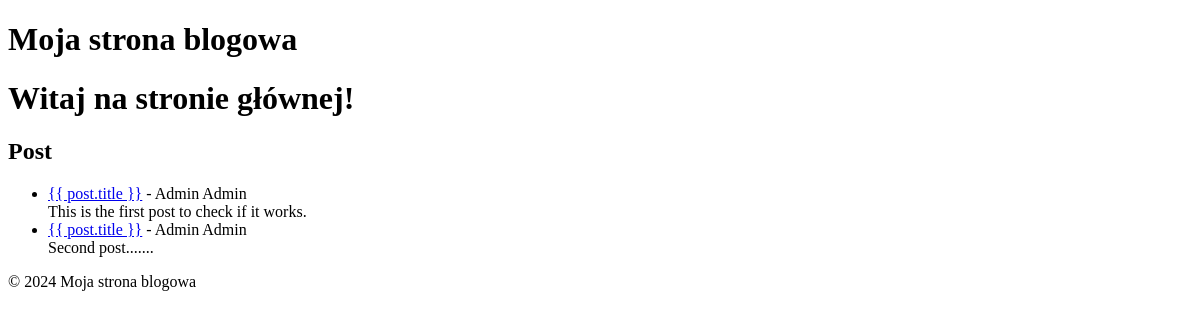
/, run on an earlier commit of the app's database.
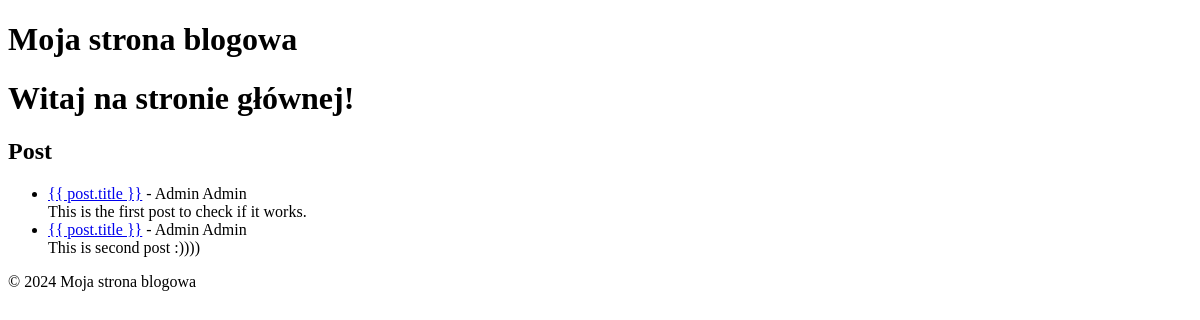
And on a later commit of the database.
### theblog/models.py (models this page shows, shortened)
class Post(models.Model):
    title = models.CharField(max_length=255)
    author = models.ForeignKey(User, on_delete=models.CASCADE)
    body = models.TextField()
    created_at = models.DateTimeField(default=timezone.now)
    updated_at = models.DateTimeField(auto_now=True)
    is_public = models.BooleanField(default=True)
    password = models.CharField(max_length=50, blank=True, null=True)
    image = models.ImageField(upload_to='images/', null=True, blank=True)
    media_link = models.URLField(max_length=200, null=True, blank=True)

### theblog/views.py (the view)
# urls.py: path('', HomeView.as_view(), name="home"),
class HomeView(ListView):
    model = Post
    template_name = 'home.html'

### theblog/templates/home.html (shortened to what this page needs)
{% extends 'base.html' %}
{% block content %}
    <h1>Witaj na stronie głównej!</h1>
    <h2>Post</h2>
    <ul>
    {% for post in object_list %}
        <li><a href="{% url 'article-detail' post.pk %}">{{
            post.title }}</a> - {{ post.author.first_name}}
            {{ post.author.last_name}}<br/>
            {{ post.body }}</li>
    {%endfor%}
    </ul>
{% endblock %}

What changed in the data, as far as the page shows it:
changed Post: body "Second post......." → "This is second post :))))"
